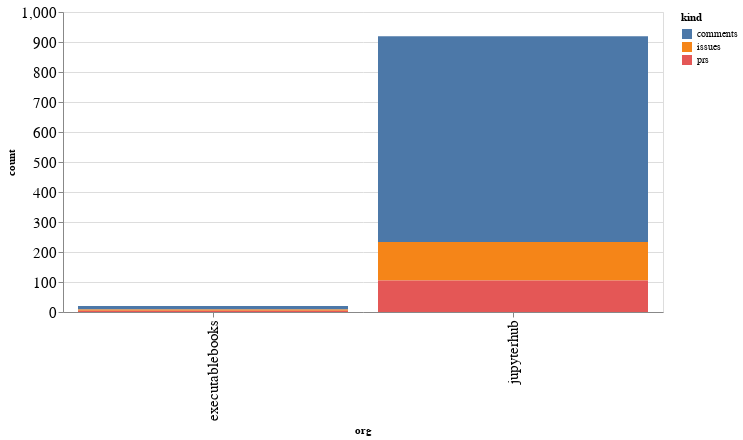

Here is the notebook cell this chart was saved with:
### Code cell
alt.Chart(org_summaries, width=600).mark_bar().encode(
    x='org',
    y='count',
    color='kind',
    tooltip="org"
)

### Figure 1 — Vega-Lite specification as saved in the notebook (floating-point values rounded to 4 significant figures)
{"config": {"axisLeft": {"labelFontSize": 15}, "axisBottom": {"labelFontSize": 15}}, "data": {"name": "data-cd0435a321fcabb65dd31b0f80a7d459"}, "mark": "bar", "encoding": {"color": {"type": "nominal", "field": "kind"}, "tooltip": {"type": "nominal", "field": "org"}, "x": {"type": "nominal", "field": "org"}, "y": {"type": "quantitative", "field": "count"}}, "width": 600, "$schema": "https://vega.github.io/schema/vega-lite/v4.8.1.json", "datasets": {"data-cd0435a321fcabb65dd31b0f80a7d459": [{"org": "executablebooks", "kind": "comments", "count": 12}, {"org": "executablebooks", "kind": "issues", "count": 4}, {"org": "executablebooks", "kind": "prs", "count": 4}, {"org": "jupyterhub", "kind": "comments", "count": 686}, {"org": "jupyterhub", "kind": "issues", "count": 128}, {"org": "jupyterhub", "kind": "prs", "count": 105}]}}
